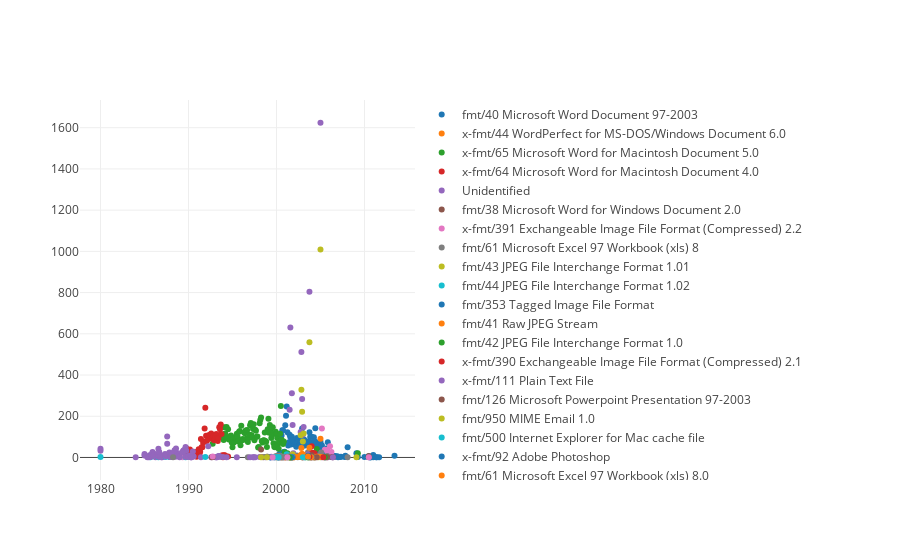

Source (notebook cell):
### Code cell
data = []
f = 'FORMAT_STRING'
for puid in files[f].unique():
    filtered = unique_files[unique_files[f] == puid]
    filtered = filtered['LAST_MODIFIED'].dt.strftime('%Y-%m').value_counts().sort_index()
    filtered = filtered.reset_index()
    filtered = filtered[filtered['index'] < '2014-01']
    data.append(go.Scatter(x=filtered['index'], y=filtered['LAST_MODIFIED'], name=puid, mode='markers'))
layout = go.Layout(
    legend={'orientation': 'v'})
fig = go.Figure(data=data, layout=layout)
iplot(fig, filename='pandas-time-series')

### Figure 1 — Plotly figure (JSON) as saved in the notebook; plotly's stock layout.template omitted (floating-point values rounded to 4 significant figures)
{"data": [{"mode": "markers", "name": "fmt/40 Microsoft Word Document 97-2003", "type": "scatter", "uid": "80658c2e-68e5-47ce-b987-f1b8694d5a67", "x": ["1999-04", "1999-05", "1999-11", "2000-03", "2000-04", "2000-05", "2000-06", "2000-07", "2000-08", "2000-09", "2000-10", "2000-11", "2000-12", "2001-01", "2001-02", "2001-03", "2001-04", "2001-05", "2001-06", "2001-07", "2001-08", "2001-09", "2001-10", "2001-11", "2001-12", "2002-01", "2002-02", "2002-03", "2002-04", "2002-05", "2002-06", "2002-07", "2002-08", "2002-09", "2002-10", "2002-11", "2002-12", "2003-01", "2003-02", "2003-03", "2003-04", "2003-05", "2003-06", "2003-07", "2003-08", "2003-09", "2003-10", "2003-11", "2003-12", "2004-01", "2004-02", "2004-03", "2004-04", "2004-05", "2004-06", "2004-07", "2004-08", "2004-09", "2004-10", "2004-11", "2004-12", "2005-01", "2005-02", "2005-03", "2005-04", "2005-05", "2005-06", "2005-07", "2005-08", "2005-09", "2005-10", "2005-11", "2005-12", "2006-01", "2006-02", "2006-03", "2006-04", "2006-05", "2006-06", "2006-07", "2006-08", "2006-09", "2006-12", "2007-01", "2007-04", "2007-05", "2007-10", "2007-11", "2007-12", "2008-02", "2009-02", "2009-03", "2009-04", "2010-01", "2010-07", "2010-08", "2010-09", "2010-10", "2010-11", "2010-12", "2011-01"], "y": [1, 1, 1, 4, 12, 7, 23, 22, 107, 132, 132, 26, 28, 156, 202, 247, 122, 58, 74, 110, 98, 63, 101, 82, 70, 78, 63, 71, 52, 95, 70, 88, 61, 65, 79, 78, 140, 57, 60, 86, 58, 75, 70, 73, 77, 75, 122, 99, 72, 100, 65, 69, 98, 80, 142, 60, 72, 45, 33, 72, 45, 76, 42, 59, 30, 37, 38, 16, 16, 27, 45, 74, 12, 3, 4, 3, 4, 4, 3, 7, 2, 7, 6, 1, 2, 3, 2, 8, 3, 50, 20, 8, 2, 2, 6, 1, 1, 1, 3, 2, 12]}, {"mode": "markers", "name": "x-fmt/44 WordPerfect for MS-DOS/Windows Document 6.0", "type": "scatter", "uid": "eaa74731-f833-4f7a-afd4-6d76a76f8820", "x": ["2000-12"], "y": [1]}, {"mode": "markers", "name": "x-fmt/65 Microsoft Word for Macintosh Document 5.0", "type": "scatter", "uid": "5898dec4-e365-4975-b921-554f880f6922", "x": ["1992-10", "1993-10", "1993-11", "1993-12", "1994-01", "1994-02", "1994-03", "1994-04", "1994-05", "1994-06", "1994-07", "1994-08", "1994-09", "1994-10", "1994-11", "1994-12", "1995-01", "1995-02", "1995-03", "1995-04", "1995-05", "1995-06", "1995-07", "1995-08", "1995-09", "1995-10", "1995-11", "1995-12", "1996-01", "1996-02", "1996-03", "1996-04", "1996-05", "1996-06", "1996-07", "1996-08", "1996-09", "1996-10", "1996-11", "1996-12", "1997-01", "1997-02", "1997-03", "1997-04", "1997-05", "1997-06", "1997-07", "1997-08", "1997-09", "1997-10", "1997-11", "1997-12", "1998-01", "1998-02", "1998-03", "1998-04", "1998-05", "1998-06", "1998-07", "1998-08", "1998-09", "1998-10", "1998-11", "1998-12", "1999-01", "1999-02", "1999-03", "1999-04", "1999-05", "1999-06", "1999-07", "1999-08", "1999-09", "1999-10", "1999-11", "1999-12", "2000-01", "2000-02", "2000-03", "2000-04", "2000-05", "2000-06", "2000-07", "2000-08", "2000-09", "2000-10", "2000-11", "2000-12", "2001-01", "2001-02", "2001-03", "2001-04", "2001-05", "2001-06", "2001-08", "2001-09", "2001-11", "2001-12", "2002-10", "2003-05", "2004-05", "2004-08", "2005-10", "2009-04"], "y": [67, 5, 97, 100, 85, 147, 116, 98, 148, 94, 137, 87, 91, 103, 106, 73, 50, 89, 72, 96, 97, 99, 115, 100, 77, 125, 128, 59, 154, 84, 89, 86, 121, 117, 131, 91, 133, 75, 95, 110, 156, 167, 109, 97, 138, 161, 84, 135, 130, 100, 102, 48, 51, 166, 182, 194, 80, 73, 82, 83, 121, 80, 76, 51, 137, 188, 120, 158, 123, 95, 109, 147, 69, 52, 50, 125, 112, 94, 67, 42, 77, 115, 250, 86, 70, 65, 77, 25, 4, 14, 8, 20, 11, 2, 3, 3, 2, 4, 2, 1, 1, 41, 37, 21]}, {"mode": "markers", "name": "x-fmt/64 Microsoft Word for Macintosh Document 4.0", "type": "scatter", "uid": "6b40e6a0-5ce6-41a2-b7b1-bd99cd2977e1", "x": ["1989-10", "1989-11", "1989-12", "1990-01", "1990-02", "1990-03", "1990-04", "1990-05", "1990-06", "1990-07", "1990-08", "1990-09", "1990-10", "1990-11", "1990-12", "1991-01", "1991-02", "1991-03", "1991-04", "1991-05", "1991-06", "1991-07", "1991-08", "1991-09", "1991-10", "1991-11", "1991-12", "1992-01", "1992-02", "1992-03", "1992-04", "1992-05", "1992-06", "1992-07", "1992-08", "1992-09", "1992-10", "1992-11", "1992-12", "1993-01", "1993-02", "1993-03", "1993-04", "1993-05", "1993-06", "1993-07", "1993-08", "1993-09", "1993-10", "1993-11", "1993-12", "1994-01", "1994-02", "1994-03", "1994-07", "2000-04", "2005-10"], "y": [45, 23, 23, 22, 19, 38, 23, 18, 25, 19, 20, 27, 24, 17, 4, 16, 12, 40, 17, 28, 90, 49, 49, 71, 78, 140, 241, 105, 80, 104, 90, 109, 106, 97, 116, 91, 96, 102, 84, 89, 105, 114, 93, 80, 94, 147, 137, 160, 114, 11, 1, 9, 11, 9, 5, 1, 1]}, {"mode": "markers", "name": "Unidentified", "type": "scatter", "uid": "94c9adae-1f70-4360-9953-7526df5120c4", "x": ["1980-01", "1984-01", "1985-01", "1985-05", "1985-06", "1985-07", "1985-08", "1985-09", "1985-10", "1985-11", "1985-12", "1986-01", "1986-04", "1986-06", "1986-08", "1986-09", "1986-10", "1986-11", "1986-12", "1987-01", "1987-02", "1987-03", "1987-04", "1987-05", "1987-06", "1987-07", "1987-08", "1987-09", "1987-11", "1987-12", "1988-01", "1988-02", "1988-03", "1988-04", "1988-05", "1988-06", "1988-07", "1988-08", "1988-09", "1988-10", "1988-11", "1988-12", "1989-01", "1989-02", "1989-03", "1989-04", "1989-05", "1989-06", "1989-07", "1989-08", "1989-09", "1989-10", "1989-11", "1989-12", "1990-01", "1990-02", "1990-03", "1990-04", "1990-05", "1990-07", "1990-08", "1991-06", "1992-04", "1992-08", "1993-02", "1993-03", "1993-04", "1993-05", "1993-06", "1993-07", "1993-08", "1993-12", "1994-05", "1995-07", "1997-05", "1997-06", "1997-08", "1998-02", "1998-04", "1998-10", "1999-05", "1999-06", "1999-07", "1999-10", "1999-11", "2000-02", "2000-03", "2000-04", "2000-06", "2000-08", "2000-10", "2000-11", "2001-01", "2001-02", "2001-03", "2001-06", "2001-07", "2001-08", "2001-09", "2001-10", "2001-11", "2001-12", "2002-01", "2002-10", "2002-11", "2002-12", "2003-01", "2003-02", "2003-03", "2003-08", "2003-10", "2004-01", "2004-04", "2004-06", "2005-01", "2005-07", "2005-10", "2005-11", "2006-05"], "y": [42, 1, 17, 1, 2, 1, 11, 5, 12, 12, 27, 21, 1, 11, 42, 24, 6, 6, 1, 1, 4, 8, 10, 4, 5, 8, 102, 14, 15, 6, 9, 14, 7, 14, 24, 30, 4, 27, 6, 15, 11, 5, 13, 6, 9, 24, 27, 34, 30, 38, 51, 32, 3, 4, 7, 8, 3, 2, 1, 29, 5, 1, 54, 1, 1, 1, 1, 2, 7, 7, 4, 2, 1, 1, 1, 1, 1, 2, 2, 1, 1, 3, 1, 3, 1, 1, 1, 1, 2, 1, 1, 1, 2, 1, 3, 1, 232, 631, 12, 311, 157, 20, 2, 124, 512, 284, 110, 148, 7, 3, 804, 2, 1, 2, 1624, 1, 6, 1, 1]}, {"mode": "markers", "name": "fmt/38 Microsoft Word for Windows Document 2.0", "type": "scatter", "uid": "80a0345c-fc61-48fe-a87e-dbd3479ed030", "x": ["1998-04", "1998-07", "1998-12", "1999-01"], "y": [38, 1, 3, 2]}, {"mode": "markers", "name": "x-fmt/391 Exchangeable Image File Format (Compressed) 2.2", "type": "scatter", "uid": "1aa3ba9c-0219-4122-acd4-f22a02451b32", "x": ["2003-11", "2004-05", "2005-03", "2005-07", "2005-10", "2005-11", "2006-02", "2006-03", "2006-04"], "y": [28, 11, 140, 37, 37, 18, 54, 7, 26]}, {"mode": "markers", "name": "fmt/61 Microsoft Excel 97 Workbook (xls) 8", "type": "scatter", "uid": "6b859e32-1e46-49e1-ba76-979d093ac3ba", "x": ["1999-11", "1999-12", "2000-01", "2000-02", "2000-03", "2000-04", "2000-05", "2000-06", "2000-07", "2000-08", "2000-09", "2000-10", "2000-11", "2000-12", "2001-01", "2001-02", "2001-03", "2001-04", "2001-05", "2001-07", "2001-08", "2001-11", "2001-12", "2002-01", "2002-02", "2002-04", "2002-05", "2002-06", "2002-08", "2002-11", "2002-12", "2003-01", "2003-02", "2003-03", "2003-05", "2003-08", "2003-09", "2003-10", "2003-11", "2003-12", "2004-01", "2004-02", "2004-03", "2004-04", "2004-05", "2004-06", "2004-08", "2004-10", "2004-11", "2005-02", "2005-07", "2005-08", "2005-09", "2005-10", "2005-11"], "y": [3, 5, 2, 8, 4, 1, 6, 8, 2, 1, 1, 2, 4, 2, 1, 2, 4, 1, 2, 1, 2, 5, 3, 1, 4, 2, 9, 1, 6, 11, 1, 2, 10, 3, 7, 25, 5, 4, 11, 6, 2, 15, 4, 1, 11, 1, 3, 2, 5, 24, 1, 1, 1, 7, 4]}, {"mode": "markers", "name": "fmt/43 JPEG File Interchange Format 1.01", "type": "scatter", "uid": "9e6a104c-4919-4a60-9eb0-290c06797d3b", "x": ["2003-01", "2003-11", "2004-03", "2004-04", "2004-05", "2004-10", "2005-01"], "y": [5, 2, 5, 4, 1, 1, 1]}, {"mode": "markers", "name": "fmt/44 JPEG File Interchange Format 1.02", "type": "scatter", "uid": "db69d442-b707-422e-8eff-659c8eac5cfe", "x": ["2003-01", "2003-02", "2003-08", "2003-09", "2003-11", "2004-01", "2004-04"], "y": [3, 5, 6, 3, 3, 1, 7]}, {"mode": "markers", "name": "fmt/353 Tagged Image File Format", "type": "scatter", "uid": "96b79dc5-624f-4857-ae02-bd5dff859c6c", "x": ["2003-03"], "y": [1]}, {"mode": "markers", "name": "fmt/41 Raw JPEG Stream", "type": "scatter", "uid": "28ec9c67-1746-4790-b0f4-b1650ffd8193", "x": ["2002-12", "2003-11"], "y": [1, 1]}, {"mode": "markers", "name": "fmt/42 JPEG File Interchange Format 1.0", "type": "scatter", "uid": "2bd11195-d50a-4334-8bf0-7f9e379a1382", "x": ["2003-10"], "y": [1]}, {"mode": "markers", "name": "x-fmt/390 Exchangeable Image File Format (Compressed) 2.1", "type": "scatter", "uid": "aa0292bc-6814-4f36-9cfe-ba523f50f1ac", "x": ["2001-08", "2003-01", "2003-09", "2003-10", "2003-12", "2004-01", "2004-02", "2004-05", "2004-06"], "y": [2, 1, 1, 8, 1, 54, 23, 21, 1]}, {"mode": "markers", "name": "x-fmt/111 Plain Text File", "type": "scatter", "uid": "5899163d-5051-4ad4-93a8-a44af2490ffc", "x": ["2005-03"], "y": [1]}, {"mode": "markers", "name": "fmt/126 Microsoft Powerpoint Presentation 97-2003", "type": "scatter", "uid": "1141282b-697b-4875-8a1a-18da8bf3e1d9", "x": ["2003-10", "2003-11", "2004-04", "2004-06", "2005-10", "2006-05", "2006-06"], "y": [6, 2, 3, 2, 2, 2, 1]}, {"mode": "markers", "name": "fmt/341 Macintosh PICT Image 2.0", "type": "scatter", "uid": "1e059e72-af55-482d-9465-594f103a15b7", "x": [], "y": []}, {"mode": "markers", "name": "fmt/42 JPEG File Interchange Format 1.00", "type": "scatter", "uid": "477f993e-66d9-4b2a-b90c-c191e381f068", "x": [], "y": []}, {"mode": "markers", "name": "fmt/950 MIME Email 1.0", "type": "scatter", "uid": "647e5760-a8ca-455c-b94f-8d4ae7d4adad", "x": ["2000-01", "2001-02", "2001-03", "2001-04", "2001-06", "2001-08", "2001-09", "2001-11", "2001-12", "2002-10", "2002-11", "2002-12", "2003-01", "2003-02", "2003-05", "2003-08", "2003-10", "2003-11", "2005-01"], "y": [1, 1, 2, 5, 1, 1, 2, 16, 7, 108, 329, 222, 78, 116, 5, 1, 559, 5, 1009]}, {"mode": "markers", "name": "fmt/500 Internet Explorer for Mac cache file", "type": "scatter", "uid": "5a032b0c-855e-4242-ae6e-69cc73daf57d", "x": ["2001-03", "2003-04", "2003-08"], "y": [15, 1, 1]}, {"mode": "markers", "name": "x-fmt/92 Adobe Photoshop", "type": "scatter", "uid": "cfda140d-f75e-482c-b7d1-f658dc689614", "x": ["2003-01", "2003-10", "2004-01"], "y": [9, 10, 3]}, {"mode": "markers", "name": "fmt/61 Microsoft Excel 97 Workbook (xls) 8.0", "type": "scatter", "uid": "2f036a27-f077-4cf1-9a8a-645a4e24ec3c", "x": ["1999-11", "2000-03", "2000-05", "2000-07", "2000-08", "2000-10", "2000-11", "2001-01", "2001-02", "2001-05", "2001-08", "2001-11", "2001-12", "2002-01", "2002-02", "2002-05", "2002-08", "2002-11", "2003-02", "2003-05", "2003-08", "2003-11", "2003-12", "2004-02", "2004-03", "2004-05", "2004-08", "2004-11", "2005-02"], "y": [3, 3, 3, 2, 1, 1, 2, 1, 2, 4, 2, 3, 1, 1, 2, 2, 3, 3, 2, 4, 3, 2, 2, 2, 1, 3, 3, 3, 2]}, {"mode": "markers", "name": "fmt/17 Acrobat PDF 1.3 - Portable Document Format 1.3", "type": "scatter", "uid": "77083ac6-c251-4247-a775-d7f9fbb04981", "x": ["2003-08", "2003-11", "2010-07"], "y": [1, 4, 2]}, {"mode": "markers", "name": "fmt/50 Rich Text Format 1.5-1.6", "type": "scatter", "uid": "af3b86de-9025-46c7-a6f8-b3dab9b31a4c", "x": ["2000-06", "2001-05", "2001-08", "2001-09", "2001-10", "2004-01"], "y": [1, 2, 1, 1, 1, 1]}, {"mode": "markers", "name": "x-fmt/1 Microsoft Word for Macintosh Document 3.0", "type": "scatter", "uid": "4f1a056c-4724-4d7a-9adb-570385aa6701", "x": ["1999-10", "2000-04"], "y": [1, 1]}, {"mode": "markers", "name": "fmt/879 Fortran", "type": "scatter", "uid": "226d2903-fc45-411b-b6fc-ab4909be7cc9", "x": ["2001-07", "2001-08", "2001-10", "2001-11"], "y": [3, 4, 1, 1]}, {"mode": "markers", "name": "fmt/210 Statistica Report File", "type": "scatter", "uid": "d3f3d412-fd73-4c4d-9032-1243bc9f1390", "x": ["2001-08"], "y": [2]}, {"mode": "markers", "name": "x-fmt/229 Intergraph Raster Image", "type": "scatter", "uid": "400b0324-2b72-4791-baff-4cf5e51c0ee4", "x": ["2001-07", "2001-08", "2001-10", "2001-11"], "y": [3, 4, 2, 3]}, {"mode": "markers", "name": "x-fmt/381 Dia Graphics Format", "type": "scatter", "uid": "517f15dd-e38d-47c5-b1f3-e38dff6fa993", "x": ["2001-08", "2001-10"], "y": [1, 1]}, {"mode": "markers", "name": "x-fmt/151 Micrografx Designer", "type": "scatter", "uid": "b6ab6da4-5c56-4f9b-933b-094625eab381", "x": ["2001-08"], "y": [1]}, {"mode": "markers", "name": "x-fmt/257 Microsoft Publisher 2002", "type": "scatter", "uid": "c2d6e8c6-ad89-4f5d-9a17-919b1ed745b4", "x": ["2001-08"], "y": [1]}, {"mode": "markers", "name": "x-fmt/256 Microsoft Publisher 2000", "type": "scatter", "uid": "ac985353-d109-4330-b242-efc92040702a", "x": [], "y": []}, {"mode": "markers", "name": "x-fmt/255 Microsoft Publisher 98", "type": "scatter", "uid": "a3a77e54-bdd5-4542-a6a4-3d6256b1df83", "x": [], "y": []}, {"mode": "markers", "name": "x-fmt/254 Microsoft Publisher 97", "type": "scatter", "uid": "099b0072-ad6b-4632-9500-3dd29c050ed2", "x": [], "y": []}, {"mode": "markers", "name": "x-fmt/253 Microsoft Publisher 95", "type": "scatter", "uid": "7d395f4a-5a19-473b-8940-11043d1a3c68", "x": [], "y": []}, {"mode": "markers", "name": "x-fmt/252 Microsoft Publisher 2.0", "type": "scatter", "uid": "e3dabc0e-ee0e-41a9-8790-a0c9d086a3e5", "x": [], "y": []}, {"mode": "markers", "name": "x-fmt/89 Freelance File 1.0-2.1", "type": "scatter", "uid": "c4bbee4f-79e2-450e-a925-1767290fc80a", "x": ["1989-05", "2001-08"], "y": [1, 3]}, {"mode": "markers", "name": "x-fmt/425 Generic Library File", "type": "scatter", "uid": "1db20eb8-ccef-4c22-af71-c4941117eb05", "x": ["2001-08"], "y": [1]}, {"mode": "markers", "name": "x-fmt/354 SAP Document", "type": "scatter", "uid": "5581eff6-655f-4bc7-bdf9-398ce660af29", "x": ["2001-07", "2001-08", "2001-10"], "y": [1, 2, 1]}, {"mode": "markers", "name": "x-fmt/43 Wordperfect Secondary File 5.1/5.2", "type": "scatter", "uid": "5bc28d2a-b04d-4825-a4db-8b65faaf6d6d", "x": ["1980-01", "1985-08", "1985-09", "1985-10", "1986-08", "1987-06", "1987-11", "1987-12", "1988-01", "1989-09", "1991-12", "1999-05", "1999-09", "1999-10", "2000-02", "2000-03", "2000-05", "2000-06", "2000-08", "2000-10", "2000-11"], "y": [2, 3, 1, 5, 1, 4, 2, 2, 2, 1, 2, 1, 1, 2, 1, 1, 1, 1, 3, 1, 2]}, {"mode": "markers", "name": "x-fmt/42 Wordperfect Secondary File 5.0", "type": "scatter", "uid": "f3bd7817-b5a0-4473-a623-290eb84fbc1e", "x": [], "y": []}, {"mode": "markers", "name": "x-fmt/329 Interleaf Document", "type": "scatter", "uid": "df4088a8-565c-468f-bcf2-bee8b5a915fe", "x": [], "y": []}, {"mode": "markers", "name": "x-fmt/273 Microsoft Word for MS-DOS Document 3.0", "type": "scatter", "uid": "b6cea548-5f71-4090-89ad-426787abc3f9", "x": [], "y": []}, {"mode": "markers", "name": "x-fmt/131 Stationery for Mac OS X", "type": "scatter", "uid": "9adfc25d-0f31-477a-a8db-c8dfef1445d9", "x": [], "y": []}, {"mode": "markers", "name": "fmt/892 Compound WordPerfect for Windows Document 6 onwards", "type": "scatter", "uid": "b748fe74-1372-4385-b6a0-4dc08b54e82b", "x": ["1980-01", "1985-01", "1985-06", "1985-08", "1985-09", "1985-10", "1985-11", "1985-12", "1986-01", "1986-06", "1986-08", "1986-09", "1986-10", "1987-05", "1987-06", "1987-07", "1987-08", "1987-11", "1987-12", "1988-01", "1988-02", "1988-03", "1988-06", "1988-08", "1989-01", "1989-05", "1990-04", "1999-05", "2003-08"], "y": [32, 10, 2, 2, 2, 6, 9, 23, 10, 11, 4, 27, 3, 17, 6, 13, 66, 24, 2, 4, 13, 2, 35, 43, 1, 24, 1, 1, 14]}, {"mode": "markers", "name": "fmt/754 Microsoft Word Document (Password Protected) 97-2003", "type": "scatter", "uid": "d68d175c-c466-4fcc-a0ca-64ba4dd1a43a", "x": [], "y": []}, {"mode": "markers", "name": "fmt/609 Microsoft Word (Generic) 6.0-2003", "type": "scatter", "uid": "b7c59c0d-30f3-42f9-bfae-b39c3f366cbc", "x": ["2001-01"], "y": [1]}, {"mode": "markers", "name": "fmt/39 Microsoft Word Document 6.0/95", "type": "scatter", "uid": "37ad991d-5f3d-410f-bda7-08e9cb9fba7c", "x": ["1996-10", "1998-10", "1998-12", "1999-01", "2000-07", "2000-10", "2001-03", "2001-04", "2001-06", "2001-10", "2008-02"], "y": [1, 2, 2, 3, 1, 2, 3, 1, 2, 1, 1]}, {"mode": "markers", "name": "fmt/45 Rich Text Format 1.0-1.4", "type": "scatter", "uid": "d5bba8d6-1bec-4046-bd7a-c4fc8f52fba7", "x": ["1998-12", "2001-08"], "y": [1, 1]}, {"mode": "markers", "name": "fmt/212 Information or Setup File", "type": "scatter", "uid": "7230c710-8f28-4ef5-ac7e-b21926673642", "x": ["2001-10"], "y": [1]}, {"mode": "markers", "name": "x-fmt/156 Ventura Publisher", "type": "scatter", "uid": "10001f18-54be-4446-ac66-3b94d2588937", "x": ["2001-10"], "y": [1]}, {"mode": "markers", "name": "fmt/96 Hypertext Markup Language", "type": "scatter", "uid": "8988cf07-b307-4766-9c0b-e607cbf1f383", "x": ["2002-10", "2002-11", "2002-12", "2003-01", "2003-02", "2003-10", "2005-01"], "y": [11, 46, 18, 8, 12, 47, 91]}, {"mode": "markers", "name": "fmt/444 OpenDocument Database Format 1.1", "type": "scatter", "uid": "68a787a0-4a58-4dee-beef-5aeda56a46ad", "x": ["2001-07"], "y": [1]}, {"mode": "markers", "name": "fmt/424 OpenDocument Database Format 1.2", "type": "scatter", "uid": "7c23770e-a408-4dc1-bb0e-ffb88670b8fb", "x": [], "y": []}, {"mode": "markers", "name": "x-fmt/410 Windows New Executable", "type": "scatter", "uid": "da3af990-eb0e-4e58-8d9a-9a8311d2bcb7", "x": ["1997-01"], "y": [1]}, {"mode": "markers", "name": "fmt/18 Acrobat PDF 1.4 - Portable Document Format 1.4", "type": "scatter", "uid": "b03a6cc3-4a81-47d5-8c57-5aeb8dc3d0e3", "x": ["2004-01", "2004-08", "2010-07"], "y": [11, 1, 7]}, {"mode": "markers", "name": "fmt/1070 Preferred Executable Format", "type": "scatter", "uid": "b1860230-782b-4bcd-857b-9ece8ac666b0", "x": ["1999-08", "2001-04"], "y": [1, 1]}, {"mode": "markers", "name": "fmt/90 PCX 5", "type": "scatter", "uid": "7d0798ef-1982-40cf-a419-ea80aaf0307b", "x": ["2004-01"], "y": [1]}, {"mode": "markers", "name": "fmt/503 AppleDouble Resource Fork 2", "type": "scatter", "uid": "2b9faa73-4368-4f4c-88d2-d65ead92ee0c", "x": ["2009-02"], "y": [1]}, {"mode": "markers", "name": "fmt/4 Graphics Interchange Format 89a", "type": "scatter", "uid": "030fe00f-026a-46ab-a0d0-23a294c48ca7", "x": ["2003-01", "2003-11"], "y": [1, 1]}, {"mode": "markers", "name": "fmt/412 Microsoft Word for Windows 2007 onwards", "type": "scatter", "uid": "e76560c9-0de8-42aa-aa2c-b106f963740b", "x": ["2010-07", "2010-08", "2010-09", "2010-12", "2011-01", "2011-05", "2011-06", "2011-09", "2013-06"], "y": [2, 3, 1, 2, 1, 1, 1, 1, 8]}, {"mode": "markers", "name": "x-fmt/18 Comma Separated Values", "type": "scatter", "uid": "74388aef-1588-42df-812d-1d335fb38a51", "x": ["2003-12"], "y": [1]}, {"mode": "markers", "name": "fmt/111 OLE2 Compound Document Format", "type": "scatter", "uid": "1050e435-3272-407c-ba3d-7971bb45d0da", "x": ["2003-08", "2005-07"], "y": [4, 1]}, {"mode": "markers", "name": "fmt/124 Encapsulated PostScript File Format 3", "type": "scatter", "uid": "851efe95-ffc9-4698-abf4-143f6d36302b", "x": ["2003-10"], "y": [4]}, {"mode": "markers", "name": "x-fmt/275 Microsoft Word for MS-DOS Document 5.0", "type": "scatter", "uid": "69df57e6-bbe5-4f27-8c23-91c2ec2793d9", "x": ["1989-09", "1989-10", "1990-01", "1990-04", "1990-05"], "y": [4, 4, 5, 9, 1]}, {"mode": "markers", "name": "x-fmt/205 WordStar for MS-DOS Document 5.0", "type": "scatter", "uid": "fae08d62-97fe-44b9-bee0-7bd526fc0a46", "x": ["1992-09", "1992-10"], "y": [1, 2]}, {"mode": "markers", "name": "x-fmt/236 WordStar for MS-DOS Document 5.5", "type": "scatter", "uid": "7bd882f6-19b8-47ae-abe1-889774ef8f6f", "x": ["1992-10"], "y": [5]}, {"mode": "markers", "name": "x-fmt/20 Adobe Illustrator 1.0 / 1.1", "type": "scatter", "uid": "d26a24cf-dd3f-47fb-965c-053428dfc101", "x": ["1988-04"], "y": [1]}, {"mode": "markers", "name": "fmt/37 Microsoft Word for Windows Document 1.0", "type": "scatter", "uid": "042e7a23-4bb2-4fb0-9602-c6df597f7053", "x": ["1998-04"], "y": [1]}, {"mode": "markers", "name": "x-fmt/45 Microsoft Word Document Template 97-2003", "type": "scatter", "uid": "37702d15-3752-4bf6-a6e2-288a39239187", "x": ["2000-04", "2003-08"], "y": [1, 4]}, {"mode": "markers", "name": "fmt/116 Windows Bitmap 3.0", "type": "scatter", "uid": "a7d635ca-3ac8-4fac-8af4-a06425700909", "x": ["2003-08"], "y": [8]}, {"mode": "markers", "name": "fmt/755 Microsoft Word Document Template (Password Protected) 97-2003", "type": "scatter", "uid": "03881c27-d8fa-4dc8-86bd-c80154beff07", "x": ["2003-08"], "y": [5]}, {"mode": "markers", "name": "fmt/214 Microsoft Excel for Windows 2007 onwards", "type": "scatter", "uid": "b31aa445-4340-40f4-81d8-4cf857cd5917", "x": ["2010-07"], "y": [2]}, {"mode": "markers", "name": "fmt/899 Windows Portable Executable 32 bit", "type": "scatter", "uid": "2d8e1c3b-3d33-408f-9079-0ba050b2631c", "x": ["2005-05"], "y": [1]}, {"mode": "markers", "name": "fmt/19 Acrobat PDF 1.5 - Portable Document Format 1.5", "type": "scatter", "uid": "5f273307-6636-4990-8551-70d29bbcb99f", "x": ["2006-06", "2010-07"], "y": [1, 1]}, {"mode": "markers", "name": "fmt/20 Acrobat PDF 1.6 - Portable Document Format 1.6", "type": "scatter", "uid": "cb9af01e-2625-40b4-9cc3-96d6e0ead5d6", "x": ["2010-07"], "y": [2]}, {"mode": "markers", "name": "fmt/16 Acrobat PDF 1.2 - Portable Document Format 1.2", "type": "scatter", "uid": "2cbdd01c-cde5-4553-aca8-8d77dc28c9be", "x": ["2010-07"], "y": [1]}, {"mode": "markers", "name": "x-fmt/273 Microsoft Word for MS-DOS Document 3", "type": "scatter", "uid": "46a618c2-e71a-48ff-98a7-65594f70fb19", "x": [], "y": []}, {"mode": "markers", "name": "x-fmt/42 Wordperfect Secondary File 5", "type": "scatter", "uid": "0818239e-23f9-44c1-9a2c-9ef37efac28c", "x": [], "y": []}], "layout": {"legend": {"orientation": "v"}}}
